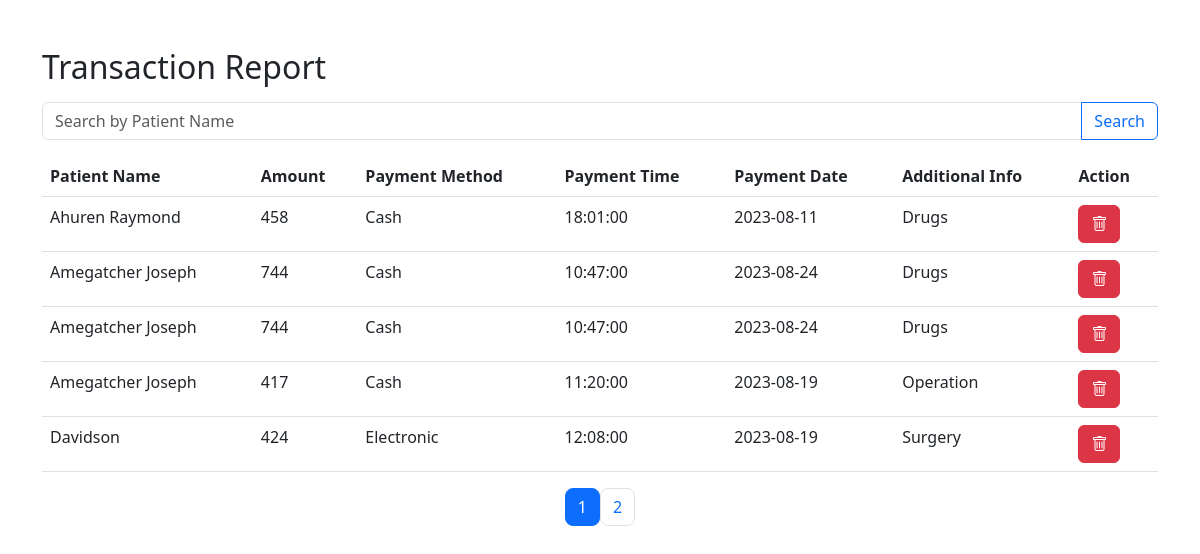
Screenshot of /dashboard/admin/transaction_report.php with the database file from the repository.
### tables this page shows
CREATE TABLE `payments` (
  `id` int(11) NOT NULL,
  `patient_id` int(125) DEFAULT NULL,
  `patient_email` varchar(125) DEFAULT NULL,
  `amount` int(125) DEFAULT NULL,
  `payment_method` varchar(125) DEFAULT NULL,
  `payment_time` time DEFAULT NULL,
  `payment_date` date DEFAULT NULL,
  `additional_info` text DEFAULT NULL
);

CREATE TABLE `patients` (
  `id` int(11) NOT NULL,
  `fullname` varchar(255) NOT NULL,
  `email` varchar(255) NOT NULL,
  `phone` varchar(20) NOT NULL,
  `date_of_birth` date NOT NULL,
  `gender` enum('Male','Female','Other') NOT NULL,
  `address` varchar(650) DEFAULT NULL,
  `location` varchar(255) DEFAULT NULL,
  `password` varchar(255) NOT NULL,
  `status` varchar(20) DEFAULT 'unconfirmed'
);

### dashboard/admin/transaction_report.php (the view, shortened to what this page needs)
<?php
require_once "../../config/db.php";
$results_per_page_5 = 5;
$current_page_5 = isset($_GET['page_5']) ? $_GET['page_5'] : 1;
$select_sql = "SELECT payments.id, payments.patient_id, patients.fullname AS patient_name, amount, payment_method, payment_time, payment_date, additional_info
               FROM payments
               INNER JOIN patients ON payments.patient_id = patients.id
               LIMIT ?, ?";
$select_stmt = mysqli_prepare($connection, $select_sql);
$offset = ($current_page_5 - 1) * $results_per_page_5;
mysqli_stmt_bind_param($select_stmt, "ii", $offset, $results_per_page_5);
mysqli_stmt_execute($select_stmt);
$result = mysqli_stmt_get_result($select_stmt);
$count_sql = "SELECT COUNT(*) AS total FROM payments";
$count_result = mysqli_query($connection, $count_sql);
$count_row = mysqli_fetch_assoc($count_result);
$total_results = $count_row['total'];
$total_page_5s = ceil($total_results / $results_per_page_5);
?>
<!DOCTYPE html>
<html lang="en">
<head>
    <link rel="stylesheet" href="https://cdn.jsdelivr.net/npm/bootstrap@5.3.0/dist/css/bootstrap.min.css">
    <link rel="stylesheet" href="https://cdn.jsdelivr.net/npm/bootstrap-icons/font/bootstrap-icons.css">
</head>
<body>
    <div class="container mt-5">
        <h2 class="mb-3">Transaction Report</h2>
        <form class="mb-3" id="searchForm">
            <div class="input-group">
                <input type="text" class="form-control" id="searchInput" placeholder="Search by Patient Name">
                <button class="btn btn-outline-primary" type="button" id="searchButton">Search</button>
            </div>
        </form>
        <table class="table">
            <thead>
                <tr>
                    <th>Patient Name</th>
                    <th>Amount</th>
                    <th>Payment Method</th>
                    <th>Payment Time</th>
                    <th>Payment Date</th>
                    <th>Additional Info</th>
                    <th>Action</th>
                </tr>
            </thead>
            <tbody id="paymentsTable">
                <?php while ($row = mysqli_fetch_assoc($result)) : ?>
                    <tr>
                        <td><?php echo $row['patient_name']; ?></td>
                        <td><?php echo $row['amount']; ?></td>
                        <td><?php echo $row['payment_method']; ?></td>
                        <td><?php echo $row['payment_time']; ?></td>
                        <td><?php echo $row['payment_date']; ?></td>
                        <td><?php echo $row['additional_info']; ?></td>
                        <td>
                            <button class="btn btn-danger delete-btn" data-id="<?php echo $row['id']; ?>">
                                <i class="bi bi-trash"></i>
                            </button>
                        </td>
                    </tr>
                <?php endwhile; ?>
            </tbody>
        </table>
        <nav aria-label="Payments Pagination">
            <ul class="pagination justify-content-center">
                <?php for ($page_5 = 1; $page_5 <= $total_page_5s; $page_5++) : ?>
                    <li class="page_5-item<?php echo ($current_page_5 == $page_5) ? ' active' : ''; ?>">
                        <a class="page-link rounded-3" href=" ?page_5=<?php echo $page_5; ?>"><?php echo $page_5; ?></a>
                    </li>
                <?php endfor; ?>
            </ul>
        </nav>
    </div>
</body>
</html>

### rows the page displays
payments: patient.fullname "Ahuren Raymond", amount "458", payment_method "Cash", payment_time "18:01:00", payment_date "2023-08-11", additional_info "Drugs"
payments: patient.fullname "Amegatcher Joseph", amount "744", payment_method "Cash", payment_time "10:47:00", payment_date "2023-08-24", additional_info "Drugs"
payments: patient.fullname "Amegatcher Joseph", amount "744", payment_method "Cash", payment_time "10:47:00", payment_date "2023-08-24", additional_info "Drugs"
payments: patient.fullname "Amegatcher Joseph", amount "417", payment_method "Cash", payment_time "11:20:00", payment_date "2023-08-19", additional_info "Operation"
payments: patient.fullname "Davidson", amount "424", payment_method "Electronic", payment_time "12:08:00", payment_date "2023-08-19", additional_info "Surgery"
